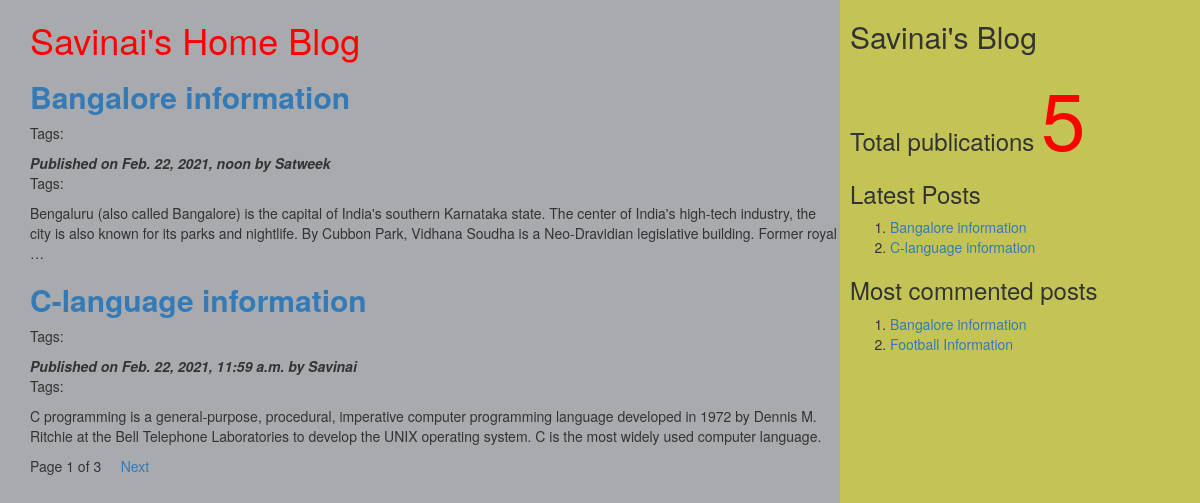
The page / on the database its author committed.
### myApp/models.py (models this page shows, shortened)
class Post(models.Model):
    tags = TaggableManager()
    STATUS_CHOICE=(('draft', 'Draft'),('published', 'Published'))
    title=models.CharField(max_length=200)
    slug=models.SlugField(max_length=50, unique_for_date='publish')
    author=models.ForeignKey(User, related_name='blog_posts', on_delete=models.CASCADE)
    body=models.TextField()
    publish=models.DateTimeField(default=timezone.now)
    created=models.DateTimeField(auto_now_add=True)
    updated=models.DateTimeField(auto_now=True)
    status=models.CharField(max_length=20, choices=STATUS_CHOICE, default='draft')
    objects=CustomerManager()
    class Meta:
        ordering=('-publish',)
    def get_absolute_url(self):
        return reverse('post_detail', args=[self.publish.year, self.publish.strftime('%m'), self.publish.strftime('%d'), self.slug])

### myApp/views.py (the view)
# urls.py: url(r'^$',views.post_list_view),
def post_list_view(request, tag_slug=None):
    post_list=Post.objects.all()
    tag=None
    if tag_slug:
        tag=get_object_or_404(Tag, slug=tag_slug)
        post_list=post_list.filter(tags__in=[tag])
    paginator=Paginator(post_list, 2)
    page_number = request.GET.get('page')
    try:
        post_list = paginator.page(page_number)
    except PageNotAnInteger:
        post_list=paginator.page(1)
    except EmptyPage:
        post_list=paginator.page(paginator.num_pages)
    d={'post_list':post_list, 'tag':tag}
    return render(request, 'myApp/post_list.html', d)

### myApp/models.py (called while the page is built)
    def get_queryset(self):
        return super().get_queryset().filter(status='published')

### myApp/templatetags/mytags.py (called while the page is built)
@register.simple_tag
def total_posts():
    return Post.objects.count()

@register.inclusion_tag('myApp/latest_post.html')
def show_latest_posts(count=3):
    latest_posts=Post.objects.order_by('-publish')[:count]
    return ({'latest_posts':latest_posts})

@register.simple_tag
def get_most_commented_posts(count=2):
    return Post.objects.annotate(total_comments=Count('comments')).order_by('-total_comments')[:count]

### templates/myApp/post_list.html (shortened to what this page needs)
<!DOCTYPE html>
{% extends 'myApp/parent.html' %}
    {% block content_block %}
    <h1 style="color:red;">Savinai's Home Blog</h1>
    {% for post in post_list %}
    <a href={{post.get_absolute_url}}><h2><b>{{post.title}}</b></h2></a>
    <p>
      Tags:
    </p>
    <i><b>Published on {{post.publish}} by {{post.author|title}}</b></i>
    <p>Tags: {{post.tags.all|join:','}}</p>
    {{post.body|truncatewords:40|linebreaks}}
    {% endfor %}
    {% include 'myApp/pagination.html' with page=post_list %}
    {% endblock %}

### templates/myApp/parent.html (shortened to what this page needs)
<!DOCTYPE html>
{%load mytags%}
<html lang="en" dir="ltr">
  <head>
    <link rel="stylesheet" href="https://maxcdn.bootstrapcdn.com/bootstrap/3.3.7/css/bootstrap.min.css">
  </head>
  <body>
    <div class="content" style="width:70%; float:left; background-color:#a8aaad; height:1000px; padding: 0 0 0 30px;">
      {% block content_block %}
      {% endblock %}
    </div>
    <div class="sidebar" style="width:30%; float:right; height:1000px; background-color:#c4c456; padding: 0 0 0 10px">
      <h2>Savinai's Blog</h2>
      <h3>Total publications
        <span style='color:red; font-size:80px'>{%total_posts%}</span>
      </h3>
      <h3>Latest Posts</h3>
      {%show_latest_posts 2%}
      <h3>Most commented posts</h3>
      {% get_most_commented_posts as m %}
      <ol>
        {% for post in m %}
        <li><a href="{{post.get_absolute_url}}">{{post.title}}</a> </li>
        {% endfor %}
      </ol>
    </div>
  </body>
</html>

### templates/myApp/latest_post.html
<!DOCTYPE html>
<html lang="en" dir="ltr">
  <body>
    <ol>
    {% for post in latest_posts %}
    <li><a href="{{post.get_absolute_url}}">{{post.title}}</a></li>
    {% endfor %}
    </ol>
  </body>
</html>

### rows shown on the page
Post: title "Bangalore information", publish "Feb. 22, 2021, noon", author "Satweek", body "Bengaluru (also called Bangalore) is the capital of India's southern Karnataka state. The center of India's high-tech industry, the city is also known for its parks and nightlife. By Cubbon Park, Vidhana Soudha is a Neo-Dravidian legislative building. Former royal …"
Post: title "C-language information", publish "Feb. 22, 2021, 11:59 a.m.", author "Savinai", body "C programming is a general-purpose, procedural, imperative computer programming language developed in 1972 by Dennis M. Ritchie at the Bell Telephone Laboratories to develop the UNIX operating system. C is the most widely used computer language."
Post: title "Football Information"

### other values the page prints
{{ page.number }} "1"
{{ page.paginator.num_pages }} "3"
